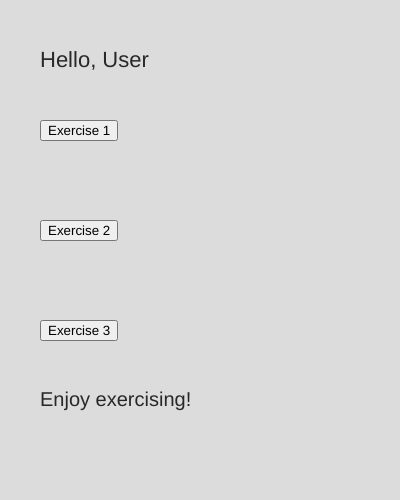
Frame 1 (no input)
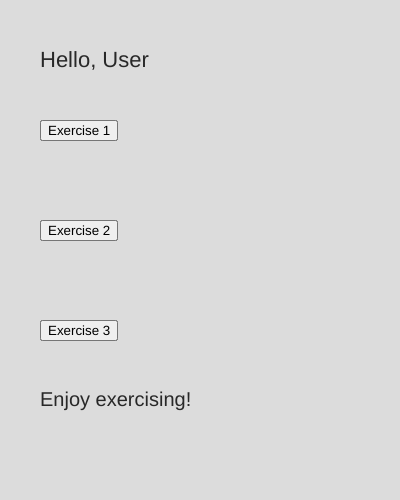
Frame 60 (no input)
Frame 120 (the mouse pressed at the canvas centre since frame 60): identical to frame 60, image omitted

The p5.js sketch that drew these frames (run headless with seeded random() and noise() and a simulated clock; from frame 60 on, the mouse is pressed at the canvas centre):

// p5.js sketch
// ── sketch.js
//Setup is only executed once immediately after running
function setup() {
 createCanvas(400, 500);
}

//draw is executed infinitely while the program runs
let choice = 0;
let x = 90;
function draw() {
  clear()
  print(choice)
 switch(choice) {
   case 0:
     renderMainMenu();
     break;
   case 1:
     renderGame1();
     break;
   case 2:
     renderGame2 ();
     break;
   case 3:
     renderGame3();
     break; 
  }
}

function renderMainMenu() {
  clear();
  background(220);
  textSize(22);
  fill(40);
  text('Hello, User', 40, 50, 200, 200);
  
  btn1 = createButton('Exercise 1');
  btn1.position(40, 120);
  btn1.mousePressed(() => {choice = 1;
                           removeElements();
                          }
                   );
  
  btn2 = createButton('Exercise 2');
  btn2.position(40, 220);
  
  btn3 = createButton('Exercise 3');
  btn3.position(40, 320);
  
  textSize(20);
  fill(40);
  text('Enjoy exercising!', 40, 390, 200, 200);
}

function renderGame1() {
 //console.log('here');
 background(220);
 square(x, 220, 55);
 x = x+1;
}

function renderGame2 () {
 clear();
 background(220);
}

function renderGame3(){
 clear();
 background(220);
}
